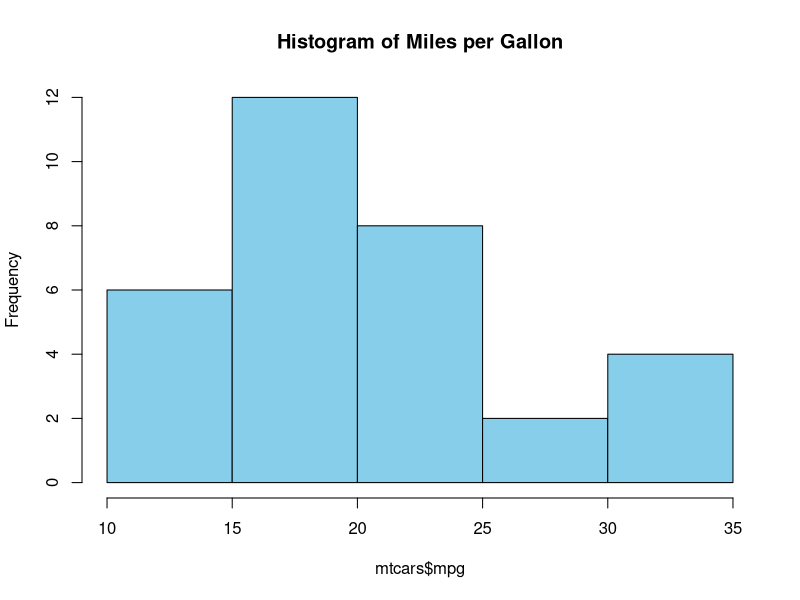
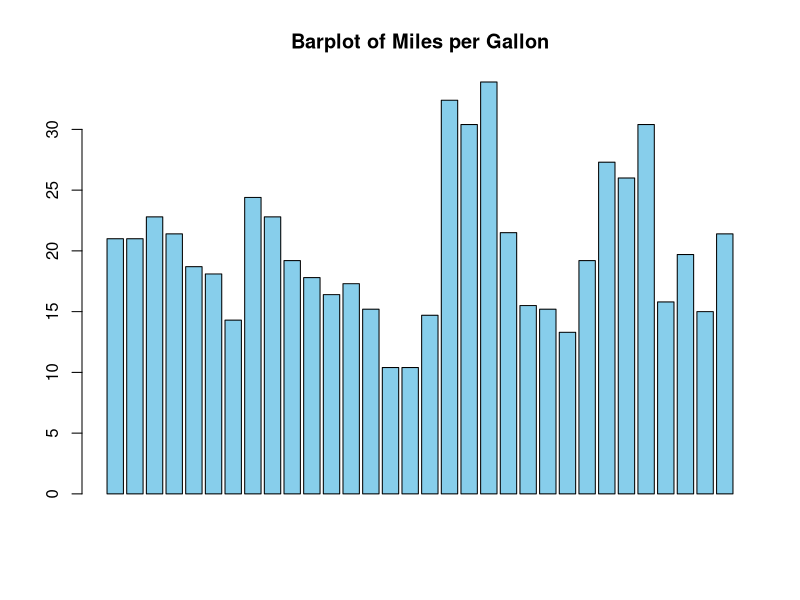

Here is the R script that generated these plots, in order:
summary(mtcars)
mean(mtcars$mpg)
sd(mtcars$mpg)
max(mtcars$mpg)

# Histogram
hist(mtcars$mpg,
     main = "Histogram of Miles per Gallon",
     col = "skyblue")

# Try add in branch-baru
barplot(mtcars$mpg,
        main = "Barplot of Miles per Gallon",
        col = "skyblue")
